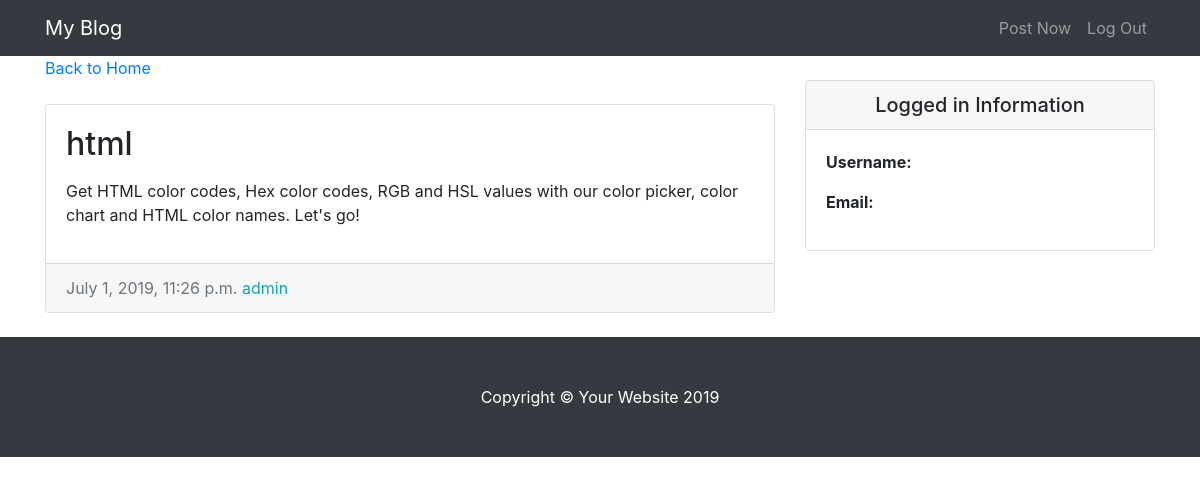
Page /entry/5/ on the committed database.
### entries/models.py (models this page shows, shortened)
class Entry(models.Model):
    entry_title = models.CharField(max_length=50)
    entry_text = models.TextField()
    entry_date = models.DateTimeField(auto_now_add=True)
    entry_author = models.ForeignKey(User, on_delete=models.CASCADE)
    class Meta:
        verbose_name_plural = "entries"

### entries/views.py (the view)
# urls.py: path('entry/<int:pk>/', EntryView.as_view(), name='entry-detail'),
class EntryView(DetailView):
    model = Entry
    template_name = 'entry_detail.html'

### Templates/entry_detail.html
{% extends "base.html" %}
{% block content %}
<div class="container">
    <div class="row">
      <div class="col-md-8">
        <a href="{% url 'blog-home' %}">Back to Home</a>
        <div class="card mb-4 mt-4">
          <div class="card-body">
            <h2 class="card-title">{{object.entry_title}}</h2>
            <p class="card-text">{{object.entry_text|linebreaks }}</p>
          </div>
          <div class="card-footer text-muted">
            {{object.entry_date}}
            <span class= "text-info mr-2">{{object.entry_author}}</span>
          </div>
        </div>
      </div>
     {% endblock %}

### static/css/blog-home.css (style rules this page uses)
body { padding-top: 56px; }

### rows in the picture
Entry: entry_title "html", entry_text "Get HTML color codes, Hex color codes, RGB and HSL values with our color picker, color chart and HTML color names. Let's go!", entry_date "July 1, 2019, 11:26 p.m.", entry_author "admin"
